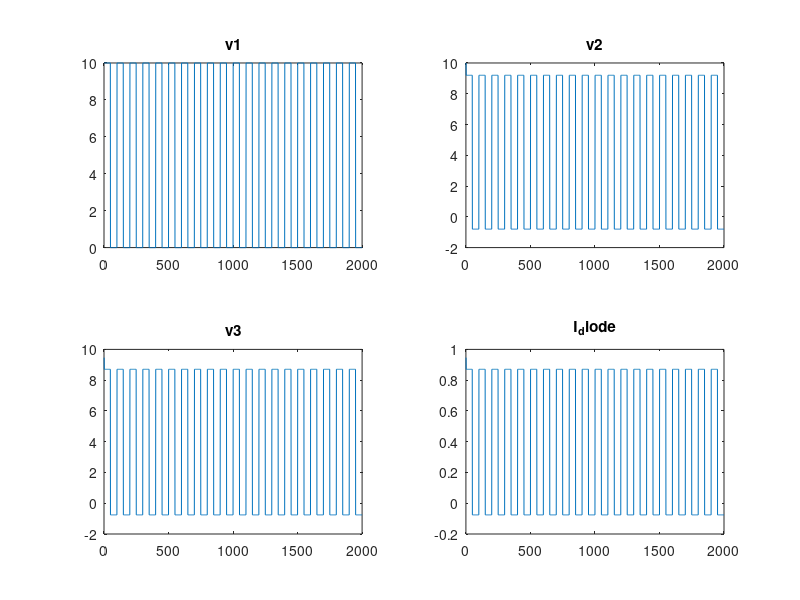

Write MATLAB code to recreate this figure.
clear all;
close all;

%simulation details
T_sam = 1/10000;
T_switch = 1/100;

Rd = 0.568;
Vfw = 0.8;
G_rs = 1.0/Rd;
v_diff_diode=0;

%power 
E_supply_value=10;
E = 0;

%load
R_load = 10;
G_load = 1.0/R_load;

N = 20;        %switchings
switch_time = T_switch/T_sam;
duty_ratio = 0.5;
on_limit = duty_ratio*switch_time;

v1_vect = [];
v2_vect = [];
v3_vect = [];
I_diode_vect = [];

v1=0;
v2=0;
v3=0;
I_Ed=0.0;
Ed = 0;

for i = (1:N)
    for j = (1:switch_time)
        if(j<on_limit)
            E=E_supply_value;
        else
            E=0;
        end
        
        %diode model modifications
        v_diff_diode = v1-v3;
        if(v_diff_diode>0)
            Ed = Vfw;
        else
            Ed = v1-v3;
        end
        
        if(v_diff_diode<0)   
            G_rs=0;
        else
            G_rs = 1/Rd;
        end
        
        A = [ 0     ,       0,            0,      1,  1;...
              0     ,    G_rs,        -G_rs,      0,  -1;...
              0     ,   -G_rs,  G_rs+G_load,      0,   0;...
              1     ,       0,            0,      0,   0;...
              1     ,      -1,            0,      0,   0]; 
          
          
        Z = [0; 0; 0; E; Ed];
        
        X = A\Z;
        
        v1 = X(1);
        v2 = X(2);
        v3 = X(3);
        I_E = X(4);
        I_Ed = X(5);
        
        %diode
        if(v_diff_diode<0.0)
           I_Ed=0;
        end
           
        v1_vect = [v1_vect; v1];
        v2_vect = [v2_vect; v2];
        v3_vect = [v3_vect; v3];
        I_diode_vect = [I_diode_vect; I_Ed];
    end
end
subplot(2,2,1)
plot(v1_vect)
title('v1')

%figure
subplot(2,2,2)
plot(v2_vect)
title('v2')

%figure
subplot(2,2,3)
plot(v3_vect)
title('v3')

%figure
subplot(2,2,4)
plot(I_diode_vect)
title('I_diode')
